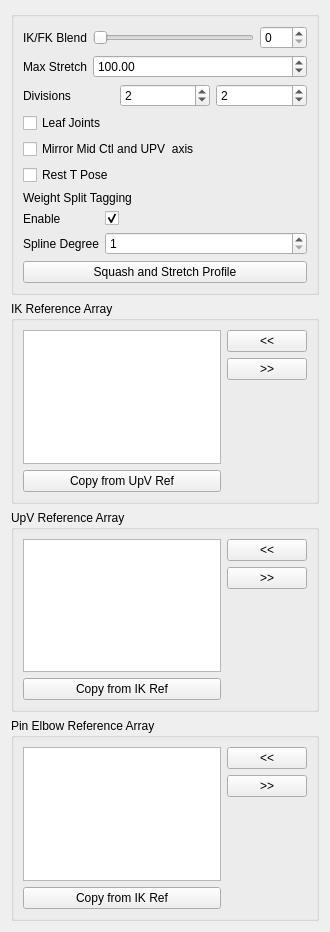
<?xml version="1.0" encoding="UTF-8"?>
<ui version="4.0">
 <class>Form</class>
 <widget class="QWidget" name="Form">
  <property name="geometry">
   <rect>
    <x>0</x>
    <y>0</y>
    <width>330</width>
    <height>932</height>
   </rect>
  </property>
  <property name="windowTitle">
   <string>Form</string>
  </property>
  <layout class="QGridLayout" name="gridLayout">
   <item row="0" column="0">
    <widget class="QGroupBox" name="groupBox">
     <property name="title">
      <string/>
     </property>
     <layout class="QGridLayout" name="gridLayout_2">
      <item row="0" column="0">
       <layout class="QVBoxLayout" name="verticalLayout">
        <item>
         <layout class="QFormLayout" name="formLayout">
          <property name="fieldGrowthPolicy">
           <enum>QFormLayout::FieldGrowthPolicy::AllNonFixedFieldsGrow</enum>
          </property>
          <item row="0" column="0">
           <widget class="QLabel" name="ikfk_label">
            <property name="text">
             <string>IK/FK Blend</string>
            </property>
           </widget>
          </item>
          <item row="0" column="1">
           <layout class="QHBoxLayout" name="horizontalLayout_3">
            <item>
             <widget class="QSlider" name="ikfk_slider">
              <property name="minimumSize">
               <size>
                <width>0</width>
                <height>15</height>
               </size>
              </property>
              <property name="maximum">
               <number>100</number>
              </property>
              <property name="orientation">
               <enum>Qt::Orientation::Horizontal</enum>
              </property>
             </widget>
            </item>
            <item>
             <widget class="QSpinBox" name="ikfk_spinBox">
              <property name="maximum">
               <number>100</number>
              </property>
             </widget>
            </item>
           </layout>
          </item>
          <item row="1" column="0">
           <widget class="QLabel" name="maxStretch_label">
            <property name="sizePolicy">
             <sizepolicy hsizetype="MinimumExpanding" vsizetype="MinimumExpanding">
              <horstretch>0</horstretch>
              <verstretch>0</verstretch>
             </sizepolicy>
            </property>
            <property name="text">
             <string>Max Stretch</string>
            </property>
           </widget>
          </item>
          <item row="1" column="1">
           <widget class="QDoubleSpinBox" name="maxStretch_spinBox">
            <property name="sizePolicy">
             <sizepolicy hsizetype="MinimumExpanding" vsizetype="Fixed">
              <horstretch>0</horstretch>
              <verstretch>0</verstretch>
             </sizepolicy>
            </property>
            <property name="minimum">
             <double>1.000000000000000</double>
            </property>
            <property name="maximum">
             <double>1000.000000000000000</double>
            </property>
            <property name="value">
             <double>100.000000000000000</double>
            </property>
           </widget>
          </item>
         </layout>
        </item>
        <item>
         <layout class="QHBoxLayout" name="horizontalLayout">
          <item>
           <widget class="QLabel" name="divisions_label">
            <property name="text">
             <string>Divisions</string>
            </property>
           </widget>
          </item>
          <item>
           <widget class="QSpinBox" name="div0_spinBox">
            <property name="minimum">
             <number>0</number>
            </property>
            <property name="value">
             <number>2</number>
            </property>
           </widget>
          </item>
          <item>
           <widget class="QSpinBox" name="div1_spinBox">
            <property name="minimum">
             <number>0</number>
            </property>
            <property name="value">
             <number>2</number>
            </property>
           </widget>
          </item>
         </layout>
        </item>
        <item>
         <widget class="QCheckBox" name="leafJoints_checkBox">
          <property name="text">
           <string>Leaf Joints</string>
          </property>
         </widget>
        </item>
        <item>
         <widget class="QCheckBox" name="mirrorMid_checkBox">
          <property name="toolTip">
           <string extracomment="This option set the axis of the mid CTL (elbow) and the up vector control to move in a mirror behaviour ">This option set the axis of the mid CTL (elbow) and the up vector control to move in a mirror behaviour </string>
          </property>
          <property name="statusTip">
           <string extracomment="This option set the axis of the mid CTL (elbow) and the up vector control to move in a mirror behaviour ">This option set the axis of the mid CTL (elbow) and the up vector control to move in a mirror behaviour </string>
          </property>
          <property name="whatsThis">
           <string>This option set the axis of the mid CTL (elbow) and the up vector control to move in a mirror behaviour </string>
          </property>
          <property name="text">
           <string>Mirror Mid Ctl and UPV  axis</string>
          </property>
         </widget>
        </item>
        <item>
         <widget class="QCheckBox" name="TPoseRest_checkBox">
          <property name="toolTip">
           <string extracomment="This option set the axis of the mid CTL (elbow) and the up vector control to move in a mirror behaviour ">&lt;html&gt;&lt;head/&gt;&lt;body&gt;&lt;p&gt;If checked, the Rest pose for controls will be in T Pose&lt;/p&gt;&lt;/body&gt;&lt;/html&gt;</string>
          </property>
          <property name="statusTip">
           <string extracomment="This option set the axis of the mid CTL (elbow) and the up vector control to move in a mirror behaviour ">This option set the axis of the mid CTL (elbow) and the up vector control to move in a mirror behaviour </string>
          </property>
          <property name="whatsThis">
           <string>This option set the axis of the mid CTL (elbow) and the up vector control to move in a mirror behaviour </string>
          </property>
          <property name="text">
           <string>Rest T Pose</string>
          </property>
         </widget>
        </item>
        <item>
         <layout class="QFormLayout" name="weight_split_formLayout">
          <item row="1" column="0">
           <widget class="QLabel" name="weight_split_enable_label">
            <property name="toolTip">
             <string>When enabled the component's joints will be tagged to have metadata for automatic skin weight splitting.</string>
            </property>
            <property name="text">
             <string>Enable</string>
            </property>
           </widget>
          </item>
          <item row="1" column="1">
           <widget class="QCheckBox" name="weight_split_enable_checkBox">
            <property name="toolTip">
             <string>When enabled the component's joints will be tagged to have metadata for automatic skin weight splitting.</string>
            </property>
            <property name="text">
             <string/>
            </property>
            <property name="checked">
             <bool>true</bool>
            </property>
           </widget>
          </item>
          <item row="0" column="0" colspan="2">
           <widget class="QLabel" name="weight_split_label">
            <property name="text">
             <string>Weight Split Tagging</string>
            </property>
           </widget>
          </item>
          <item row="2" column="0">
           <widget class="QLabel" name="spline_degree_label">
            <property name="toolTip">
             <string>This corresponds to the degree of the spline used for the skin weight splitting. A higher value will result in a &quot;smoother&quot; weight split. A value of one is a linear spline, 2 quadratic, etc.</string>
            </property>
            <property name="text">
             <string>Spline Degree</string>
            </property>
           </widget>
          </item>
          <item row="2" column="1">
           <widget class="QSpinBox" name="spinBox">
            <property name="sizePolicy">
             <sizepolicy hsizetype="Expanding" vsizetype="Fixed">
              <horstretch>0</horstretch>
              <verstretch>0</verstretch>
             </sizepolicy>
            </property>
            <property name="toolTip">
             <string>This corresponds to the degree of the spline used for the skin weight splitting. A higher value will result in a &quot;smoother&quot; weight split. A value of one is a linear spline, 2 quadratic, etc.</string>
            </property>
            <property name="minimum">
             <number>1</number>
            </property>
            <property name="maximum">
             <number>5</number>
            </property>
           </widget>
          </item>
         </layout>
        </item>
        <item>
         <layout class="QHBoxLayout" name="horizontalLayout_2">
          <item>
           <widget class="QPushButton" name="squashStretchProfile_pushButton">
            <property name="text">
             <string>Squash and Stretch Profile</string>
            </property>
           </widget>
          </item>
         </layout>
        </item>
       </layout>
      </item>
     </layout>
    </widget>
   </item>
   <item row="1" column="0">
    <widget class="QGroupBox" name="ikRefArray_groupBox">
     <property name="title">
      <string>IK Reference Array</string>
     </property>
     <layout class="QGridLayout" name="gridLayout_3">
      <item row="0" column="0">
       <layout class="QHBoxLayout" name="ikRefArray_horizontalLayout">
        <item>
         <layout class="QVBoxLayout" name="ikRefArray_verticalLayout_1">
          <item>
           <widget class="QListWidget" name="ikRefArray_listWidget">
            <property name="dragDropOverwriteMode">
             <bool>true</bool>
            </property>
            <property name="dragDropMode">
             <enum>QAbstractItemView::DragDropMode::InternalMove</enum>
            </property>
            <property name="defaultDropAction">
             <enum>Qt::DropAction::MoveAction</enum>
            </property>
            <property name="alternatingRowColors">
             <bool>true</bool>
            </property>
            <property name="selectionMode">
             <enum>QAbstractItemView::SelectionMode::ExtendedSelection</enum>
            </property>
            <property name="selectionRectVisible">
             <bool>false</bool>
            </property>
           </widget>
          </item>
          <item>
           <widget class="QPushButton" name="ikRefArray_copyRef_pushButton">
            <property name="text">
             <string>Copy from UpV Ref</string>
            </property>
           </widget>
          </item>
         </layout>
        </item>
        <item>
         <layout class="QVBoxLayout" name="ikRefArray_verticalLayout_2">
          <item>
           <widget class="QPushButton" name="ikRefArrayAdd_pushButton">
            <property name="text">
             <string>&lt;&lt;</string>
            </property>
           </widget>
          </item>
          <item>
           <widget class="QPushButton" name="ikRefArrayRemove_pushButton">
            <property name="text">
             <string>&gt;&gt;</string>
            </property>
           </widget>
          </item>
          <item>
           <spacer name="ikRefArray_verticalSpacer">
            <property name="orientation">
             <enum>Qt::Orientation::Vertical</enum>
            </property>
            <property name="sizeHint" stdset="0">
             <size>
              <width>20</width>
              <height>40</height>
             </size>
            </property>
           </spacer>
          </item>
         </layout>
        </item>
       </layout>
      </item>
     </layout>
    </widget>
   </item>
   <item row="2" column="0">
    <widget class="QGroupBox" name="upvRefArray_groupBox">
     <property name="title">
      <string>UpV Reference Array</string>
     </property>
     <layout class="QGridLayout" name="gridLayout_5">
      <item row="0" column="0">
       <layout class="QHBoxLayout" name="upvRefArray_horizontalLayout">
        <item>
         <layout class="QVBoxLayout" name="upvRefArray_verticalLayout_1">
          <item>
           <widget class="QListWidget" name="upvRefArray_listWidget">
            <property name="dragDropOverwriteMode">
             <bool>true</bool>
            </property>
            <property name="dragDropMode">
             <enum>QAbstractItemView::DragDropMode::InternalMove</enum>
            </property>
            <property name="defaultDropAction">
             <enum>Qt::DropAction::MoveAction</enum>
            </property>
            <property name="alternatingRowColors">
             <bool>true</bool>
            </property>
            <property name="selectionMode">
             <enum>QAbstractItemView::SelectionMode::ExtendedSelection</enum>
            </property>
            <property name="selectionRectVisible">
             <bool>false</bool>
            </property>
           </widget>
          </item>
          <item>
           <widget class="QPushButton" name="upvRefArray_copyRef_pushButton">
            <property name="text">
             <string>Copy from IK Ref</string>
            </property>
           </widget>
          </item>
         </layout>
        </item>
        <item>
         <layout class="QVBoxLayout" name="upvRefArray_verticalLayout_2">
          <item>
           <widget class="QPushButton" name="upvRefArrayAdd_pushButton">
            <property name="text">
             <string>&lt;&lt;</string>
            </property>
           </widget>
          </item>
          <item>
           <widget class="QPushButton" name="upvRefArrayRemove_pushButton">
            <property name="text">
             <string>&gt;&gt;</string>
            </property>
           </widget>
          </item>
          <item>
           <spacer name="upvRefArray_verticalSpacer">
            <property name="orientation">
             <enum>Qt::Orientation::Vertical</enum>
            </property>
            <property name="sizeHint" stdset="0">
             <size>
              <width>20</width>
              <height>40</height>
             </size>
            </property>
           </spacer>
          </item>
         </layout>
        </item>
       </layout>
      </item>
     </layout>
    </widget>
   </item>
   <item row="3" column="0">
    <widget class="QGroupBox" name="pinRefArray_groupBox">
     <property name="title">
      <string>Pin Elbow Reference Array</string>
     </property>
     <layout class="QGridLayout" name="gridLayout_4">
      <item row="0" column="0">
       <layout class="QHBoxLayout" name="pinRefArray_horizontalLayout">
        <item>
         <layout class="QVBoxLayout" name="pinRefArray_verticalLayout">
          <item>
           <widget class="QListWidget" name="pinRefArray_listWidget">
            <property name="dragDropOverwriteMode">
             <bool>true</bool>
            </property>
            <property name="dragDropMode">
             <enum>QAbstractItemView::DragDropMode::InternalMove</enum>
            </property>
            <property name="defaultDropAction">
             <enum>Qt::DropAction::MoveAction</enum>
            </property>
            <property name="alternatingRowColors">
             <bool>true</bool>
            </property>
            <property name="selectionMode">
             <enum>QAbstractItemView::SelectionMode::ExtendedSelection</enum>
            </property>
            <property name="selectionRectVisible">
             <bool>false</bool>
            </property>
           </widget>
          </item>
          <item>
           <widget class="QPushButton" name="pinRefArray_copyRef_pushButton">
            <property name="text">
             <string>Copy from IK Ref</string>
            </property>
           </widget>
          </item>
         </layout>
        </item>
        <item>
         <layout class="QVBoxLayout" name="pinRefArray_verticalLayout_2">
          <item>
           <widget class="QPushButton" name="pinRefArrayAdd_pushButton">
            <property name="text">
             <string>&lt;&lt;</string>
            </property>
           </widget>
          </item>
          <item>
           <widget class="QPushButton" name="pinRefArrayRemove_pushButton">
            <property name="text">
             <string>&gt;&gt;</string>
            </property>
           </widget>
          </item>
          <item>
           <spacer name="pinRefArray_verticalSpacer">
            <property name="orientation">
             <enum>Qt::Orientation::Vertical</enum>
            </property>
            <property name="sizeHint" stdset="0">
             <size>
              <width>20</width>
              <height>40</height>
             </size>
            </property>
           </spacer>
          </item>
         </layout>
        </item>
       </layout>
      </item>
     </layout>
    </widget>
   </item>
  </layout>
 </widget>
 <resources/>
 <connections>
  <connection>
   <sender>ikfk_slider</sender>
   <signal>sliderMoved(int)</signal>
   <receiver>ikfk_spinBox</receiver>
   <slot>setValue(int)</slot>
   <hints>
    <hint type="sourcelabel">
     <x>144</x>
     <y>47</y>
    </hint>
    <hint type="destinationlabel">
     <x>220</x>
     <y>45</y>
    </hint>
   </hints>
  </connection>
  <connection>
   <sender>ikfk_spinBox</sender>
   <signal>valueChanged(int)</signal>
   <receiver>ikfk_slider</receiver>
   <slot>setValue(int)</slot>
   <hints>
    <hint type="sourcelabel">
     <x>222</x>
     <y>37</y>
    </hint>
    <hint type="destinationlabel">
     <x>182</x>
     <y>37</y>
    </hint>
   </hints>
  </connection>
 </connections>
</ui>
